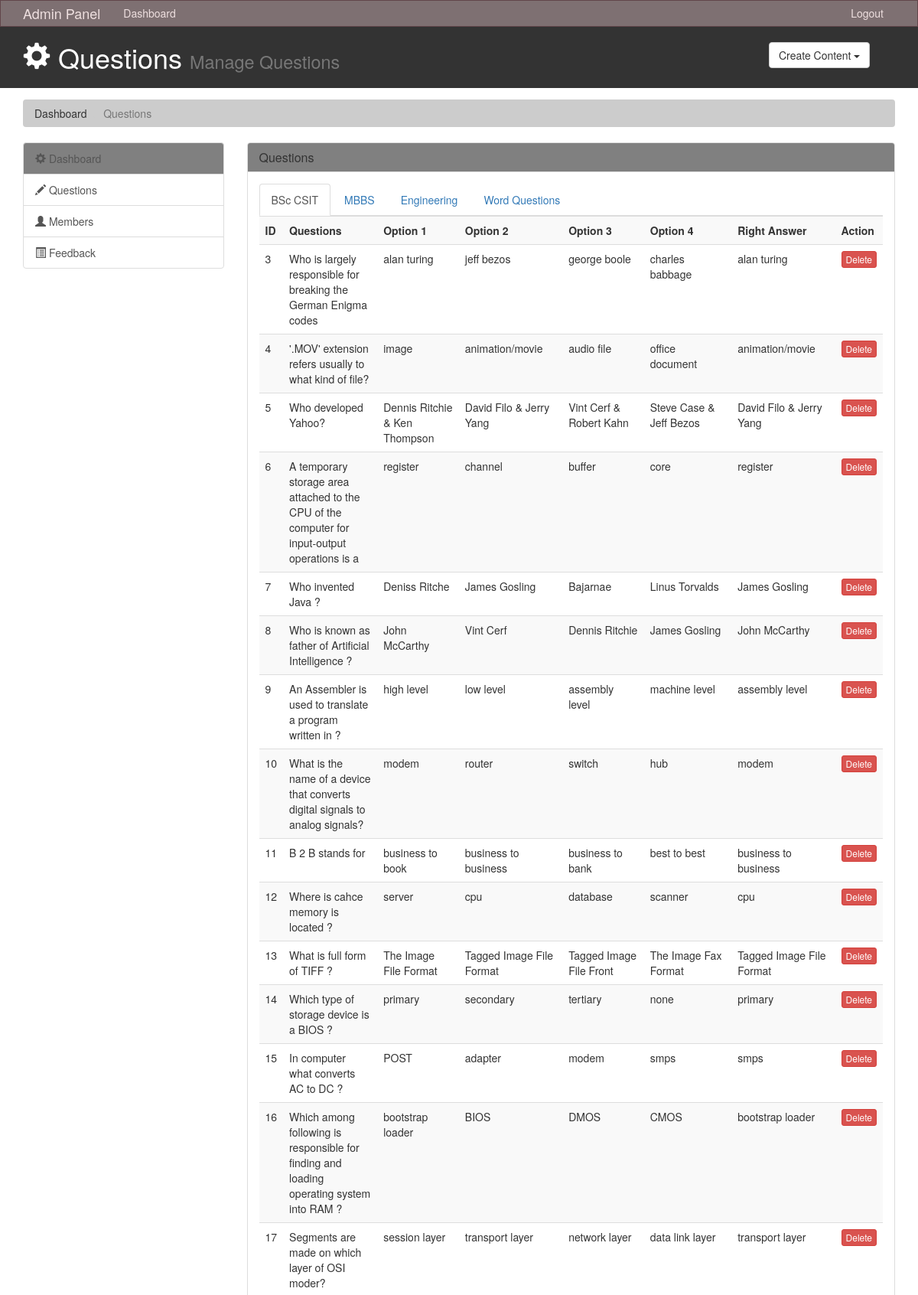
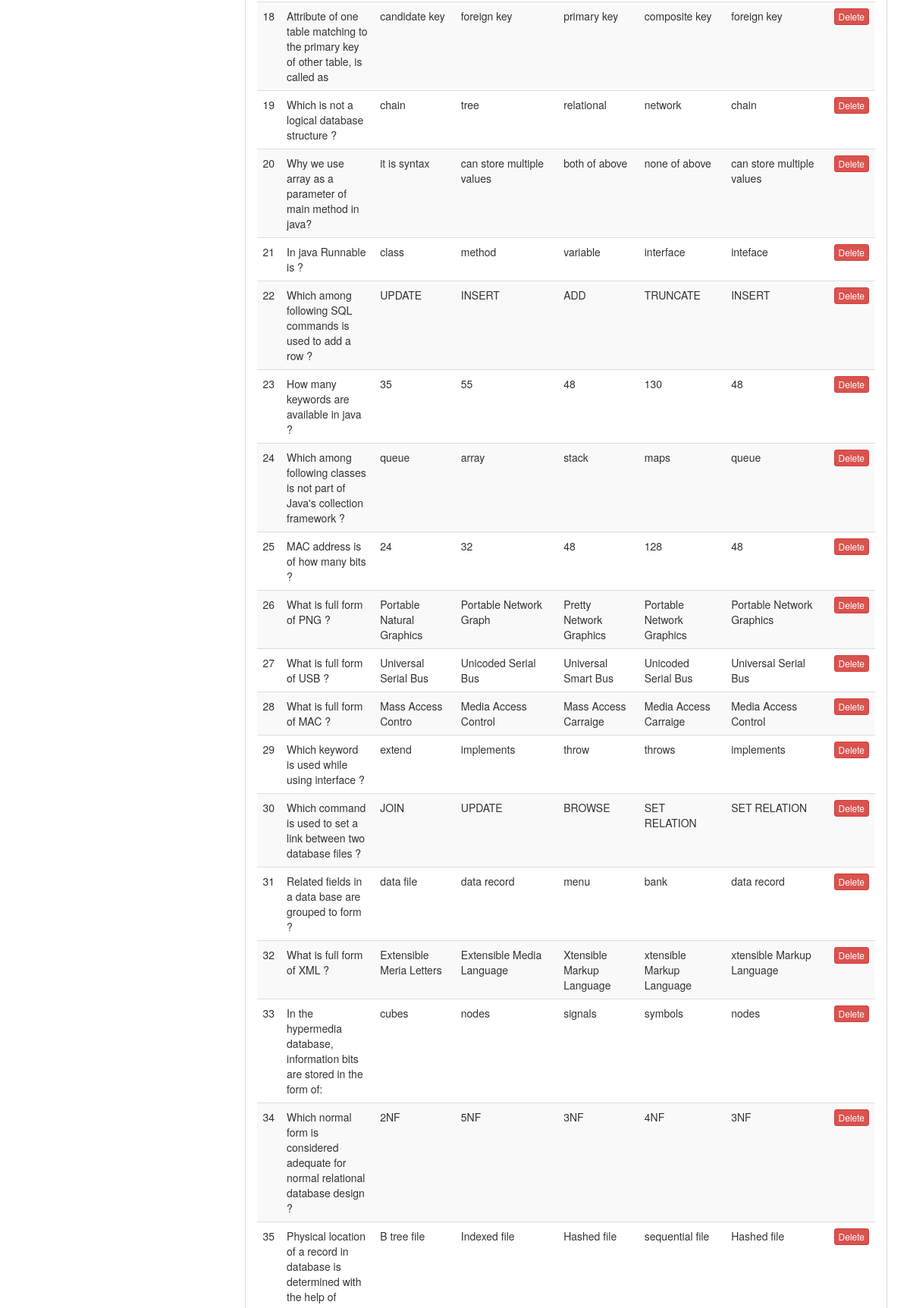
The page /admin/questions.php (upper part) on the database its author committed (2 pictures, top to bottom).
### tables this page shows
CREATE TABLE `csit` (
  `qid` int(2) NOT NULL,
  `question` varchar(93) DEFAULT NULL,
  `ans1` varchar(49) DEFAULT NULL,
  `ans2` varchar(55) DEFAULT NULL,
  `ans3` varchar(49) DEFAULT NULL,
  `ans4` varchar(55) DEFAULT NULL,
  `correct_ans` varchar(55) DEFAULT NULL
);

### admin/questions.php (the view, shortened to what this page needs)
<!DOCTYPE html>
<html lang="en">
  <head>
    <link href="css/bootstrap.min.css" rel="stylesheet">
    <link href="css/admin_style.css" rel="stylesheet">
  </head>
  <body>
    <nav class="navbar navbar-default">
      <div class="container">
        <div class="navbar-header">
          <a class="navbar-brand" href="#">Admin Panel</a>
        </div>
        <div id="navbar" class="collapse navbar-collapse">
          <ul class="nav navbar-nav">
            <li><a href="index.php">Dashboard</a></li>
          </ul>
           <ul class="nav navbar-nav navbar-right">
            <li><a href="#"><?php echo $_SESSION['userName']; ?></a></li>
            <li><a href="../logout.php">Logout</a></li>
          </ul>
        </div>
      </div>
    </nav>
    <div id="header">
      <div class="container">
        <div class="row">
          <div class="col-md-10">
            <h1><span class="glyphicon glyphicon-cog" aria-hidden="true"></span> Questions <small>Manage Questions </small></h1>
          </div>
          <div class="col-md-2">
            <div class="dropdown create">
              <button class="btn btn-default dropdown-toggle" type="button" id="dropdownMenu1" data-toggle="dropdown"   aria-haspopup="true" aria-expanded="true">
                Create Content
                <span class="caret"></span>
              </button>
            </div>
          </div>
        </div>
      </div>
    </div>
    <section id="breadcrumb">
      <div class="container">
        <ol class="breadcrumb">
        <li><a href="index.html">Dashboard</a></li>
          <li class="active">Questions</li>
        </ol>
      </div>
    </section>
    <section id="main">
      <div class="container">
        <div class="row">
          <div class="col-md-3">
            <div class="list-group">
              <a href="index.php" class="list-group-item" style="background-color: grey">
                <span class="glyphicon glyphicon-cog" aria-hidden="true"></span> Dashboard
              </a>
              <a href="questions.php" class="list-group-item"><span class="glyphicon glyphicon-pencil" aria-hidden="true"></span> Questions </a>
              <a href="users.php" class="list-group-item"><span class="glyphicon glyphicon-user" aria-hidden="true"></span> Members </a>
              <a href="feedback.php" class="list-group-item"><span class="glyphicon glyphicon-list-alt" aria-hidden="true"></span> Feedback </a>
            </div>
          </div>
          <div class="col-md-9">
            <div class="panel panel-default">
              <div class="panel-heading" style="background-color: grey">
                <h3 class="panel-title">Questions</h3>
              </div>
              <div class="panel-body">
                    <ul class="nav nav-tabs">
                      <li class="active"><a data-toggle="tab" href="#divCsit">BSc CSIT</a></li>
                      <li><a data-toggle="tab" href="#divMbbs">MBBS</a></li>
                      <li><a data-toggle="tab" href="#divEngineering">Engineering</a></li>
                      <li><a data-toggle="tab" href="#divWord">Word Questions</a></li>
                    </ul>
                     <div class="tab-content">
                        <div id="divCsit" class="tab-pane fade in active">
                            <table class="table table-striped table-hover">
                              <tr>
                                <th>ID</th>
                                <th>Questions</th>
                                <th>Option 1</th>
                                <th>Option 2</th>
                                <th>Option 3</th>
                                <th>Option 4</th>
                                <th>Right Answer</th>
                                <th>Action</th>
                              </tr>
                                 <?php
                                     $connection=makeconnection();
                                    $sql="SELECT qid,question,ans1,ans2,ans3,ans4,correct_ans FROM csit";
                                    $result = $connection->query($sql);
                                    if ($result->num_rows > 0)
                                      {
                                        while($row = $result->fetch_assoc())
                                        {
                                          $qid=$row["qid"];
                                          $question=$row["question"];
                                          $answer1=$row["ans1"];
                                          $answer2=$row["ans2"];
                                          $answer3=$row["ans3"];
                                          $answer4=$row["ans4"];
                                          $correct_answer=$row["correct_ans"];?>
                                          <tr>
                                            <td><?php echo $qid; ?></td>
                                            <td><?php echo $question; ?></td>
                                            <td><?php echo $answer1; ?></td>
                                            <td><?php echo $answer2; ?></td>
                                            <td><?php echo $answer3; ?></td>
                                            <td><?php echo $answer4; ?></td>
                                            <td><?php echo $correct_answer; ?></td>
                                            <td>
                                            <form method="POST" action="deleteOperation.php">
                                              <button type="submit" name="deleteCsitQuestion" id="deleteCsitQuestion" class="btn btn-danger btn-xs" value="<?php echo $qid; ?>" style="float: right;">Delete</button>
                                            </form>
                                            </td>
                                          </tr>
                                  <?php
                                        }
                                      }
                                  ?>
                            </table>
                        </div>
                      </div>
                  </div>
            </div>
          </div>
        </div>
      </div>
    </section>
  </body>
</html>

### admin/css/admin_style.css (style rules this page uses)
body { backbround :#f4f4f4; }
.navbar { min-height: 33px !important; margin-bottom: 0; border-radius: 0; }
.navbar-nav>li>a, .navbar-brand { padding-top: 6px !important; padding-bottom: 0 !important; height: 33px; }
.navbar-default { background-color: #7e7072; border-color: #61454a; }
.navbar-default .navbar-brand { color: #eedfdf; }
.navbar-default .navbar-nav > li > a { color: #eedfdf; }
.navbar-default .navbar-collapse, .navbar-default .navbar-form { border-color: #eedfdf; }
#header { background: #333333; color: #ffffff; padding-bottom: 10px; margin-bottom: 15px; }
#header .create { padding-top: 20px; }
.breadcrumb { background-color: #cccccc; color: #333333; }
.breadcrumb a { color: #333333; }

### rows shown on the page
csit: qid "3", question "Who is largely responsible for breaking the German Enigma codes", ans1 "alan turing", ans2 "jeff bezos", ans3 "george boole", ans4 "charles babbage", correct_ans "alan turing"
csit: qid "4", question "'.MOV' extension refers usually to what kind of file?", ans1 "image", ans2 "animation/movie", ans3 "audio file", ans4 "office document", correct_ans "animation/movie"
csit: qid "5", question "Who developed Yahoo?", ans1 "Dennis Ritchie & Ken Thompson", ans2 "David Filo & Jerry Yang", ans3 "Vint Cerf & Robert Kahn", ans4 "Steve Case & Jeff Bezos", correct_ans "David Filo & Jerry Yang"
csit: qid "6", question "A temporary storage area attached to the CPU of the computer for input-output operations is a", ans1 "register", ans2 "channel", ans3 "buffer", ans4 "core", correct_ans "register"
csit: qid "7", question "Who invented Java ?", ans1 "Deniss Ritche", ans2 "James Gosling", ans3 "Bajarnae", ans4 "Linus Torvalds", correct_ans "James Gosling"
csit: qid "8", question "Who is known as father of Artificial Intelligence ?", ans1 "John McCarthy", ans2 "Vint Cerf", ans3 "Dennis Ritchie", ans4 "James Gosling", correct_ans "John McCarthy"
csit: qid "9", question "An Assembler is used to translate a program written in ?", ans1 "high level", ans2 "low level", ans3 "assembly level", ans4 "machine level", correct_ans "assembly level"
csit: qid "10", question "What is the name of a device that converts digital signals to analog signals?", ans1 "modem", ans2 "router", ans3 "switch", ans4 "hub", correct_ans "modem"
csit: qid "11", question "B 2 B stands for", ans1 "business to book", ans2 "business to business", ans3 "business to bank", ans4 "best to best", correct_ans "business to business"
csit: qid "12", question "Where is cahce memory is located ?", ans1 "server", ans2 "cpu", ans3 "database", ans4 "scanner", correct_ans "cpu"
csit: qid "13", question "What is full form of TIFF ?", ans1 "The Image File Format", ans2 "Tagged Image File Format", ans3 "Tagged Image File Front", ans4 "The Image Fax Format", correct_ans "Tagged Image File Format"
csit: qid "14", question "Which type of storage device is a BIOS ?", ans1 "primary", ans2 "secondary", ans3 "tertiary", ans4 "none", correct_ans "primary"
csit: qid "15", question "In computer what converts AC to DC ?", ans1 "POST", ans2 "adapter", ans3 "modem", ans4 "smps", correct_ans "smps"
csit: qid "16", question "Which among following is responsible for finding and loading operating system into RAM ?", ans1 "bootstrap loader", ans2 "BIOS", ans3 "DMOS", ans4 "CMOS", correct_ans "bootstrap loader"
csit: qid "17", question "Segments are made on which layer of OSI moder?", ans1 "session layer", ans2 "transport layer", ans3 "network layer", ans4 "data link layer", correct_ans "transport layer"
csit: qid "18", question "Attribute of one table matching to the primary key of other table, is called as", ans1 "candidate key", ans2 "foreign key", ans3 "primary key", ans4 "composite key", correct_ans "foreign key"
csit: qid "19", question "Which is not a logical database structure ?", ans1 "chain", ans2 "tree", ans3 "relational", ans4 "network", correct_ans "chain"
csit: qid "20", question "Why we use array as a parameter of main method in java?", ans1 "it is syntax", ans2 "can store multiple values", ans3 "both of above", ans4 "none of above", correct_ans "can store multiple values"
csit: qid "21", question "In java Runnable is ?", ans1 "class", ans2 "method", ans3 "variable", ans4 "interface", correct_ans "inteface"
csit: qid "22", question "Which among following SQL commands is used to add a row ?", ans1 "UPDATE", ans2 "INSERT", ans3 "ADD", ans4 "TRUNCATE", correct_ans "INSERT"
csit: qid "23", question "How many keywords are available in java ?", ans1 "35", ans2 "55", ans3 "48", ans4 "130", correct_ans "48"
csit: qid "24", question "Which among following classes is not part of Java's collection framework ?", ans1 "queue", ans2 "array", ans3 "stack", ans4 "maps", correct_ans "queue"
csit: qid "25", question "MAC address is of how many bits ?", ans1 "24", ans2 "32", ans3 "48", ans4 "128", correct_ans "48"
csit: qid "26", question "What is full form of PNG ?", ans1 "Portable Natural Graphics", ans2 "Portable Network Graph", ans3 "Pretty Network Graphics", ans4 "Portable Network Graphics", correct_ans "Portable Network Graphics"
csit: qid "27", question "What is full form of USB ?", ans1 "Universal Serial Bus", ans2 "Unicoded Serial Bus", ans3 "Universal Smart Bus", ans4 "Unicoded Serial Bus", correct_ans "Universal Serial Bus"
csit: qid "28", question "What is full form of MAC ?", ans1 "Mass Access Contro", ans2 "Media Access Control", ans3 "Mass Access Carraige", ans4 "Media Access Carraige", correct_ans "Media Access Control"
csit: qid "29", question "Which keyword is used while using interface ?", ans1 "extend", ans2 "implements", ans3 "throw", ans4 "throws", correct_ans "implements"
csit: qid "30", question "Which command is used to set a link between two database files ?", ans1 "JOIN", ans2 "UPDATE", ans3 "BROWSE", ans4 "SET RELATION", correct_ans "SET RELATION"
csit: qid "31", question "Related fields in a data base are grouped to form ?", ans1 "data file", ans2 "data record", ans3 "menu", ans4 "bank", correct_ans "data record"
csit: qid "32", question "What is full form of XML ?", ans1 "Extensible Meria Letters", ans2 "Extensible Media Language", ans3 "Xtensible Markup Language", ans4 "xtensible Markup Language", correct_ans "xtensible Markup Language"
csit: qid "33", question "In the hypermedia database, information bits are stored in the form of:", ans1 "cubes", ans2 "nodes", ans3 "signals", ans4 "symbols", correct_ans "nodes"
csit: qid "34", question "Which normal form is considered adequate for normal relational database design ?", ans1 "2NF", ans2 "5NF", ans3 "3NF", ans4 "4NF", correct_ans "3NF"
csit: qid "35", question "Physical location of a record in database is determined with the help of", ans1 "B tree file", ans2 "Indexed file", ans3 "Hashed file", ans4 "sequential file", correct_ans "Hashed file"
